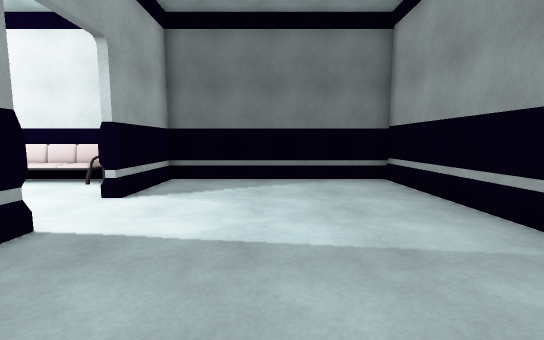
[1] (above)

23 first-person views from a walk through a 3-D level made in the Unity game engine. The camera is 1.4 m above the floor, tilts 6° down and sees 90° across. The floor is counted in squares, 1 m on a side. Each view is taken from the middle of a square. On the plan, view 1 faces up. The plan holds only what a view shows up to about 13 squares ahead; the rest is blank. The place goes on beyond the plan. Some animated figures are left out. Door leaves are left out, so doorways stand open. Some surface patterns are stand-ins.

[2]
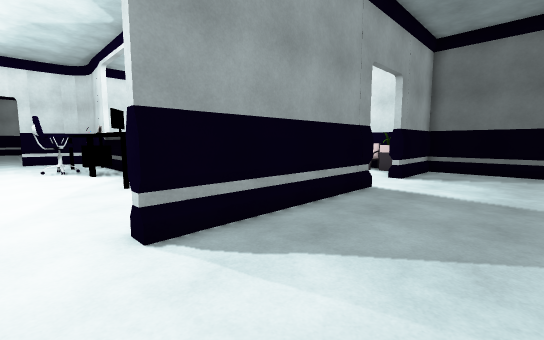

[3]
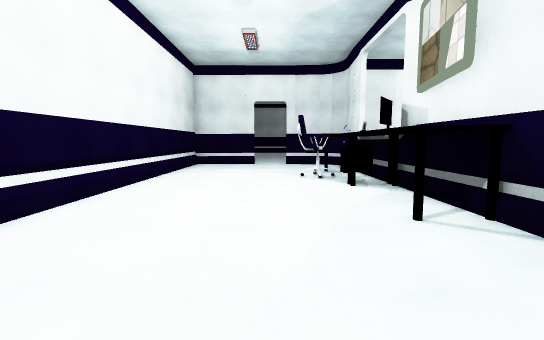

[4]
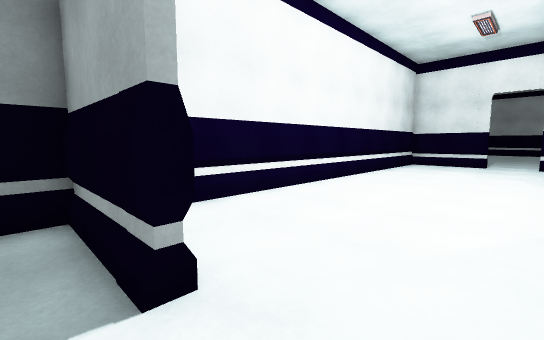

[5]
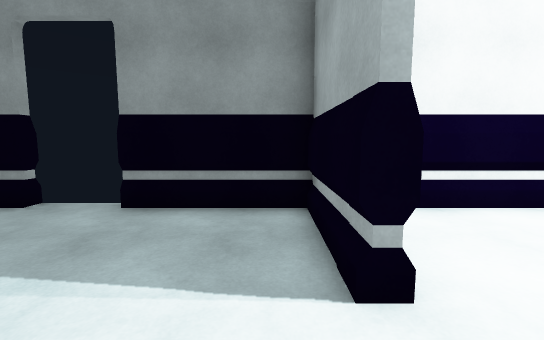

[6]
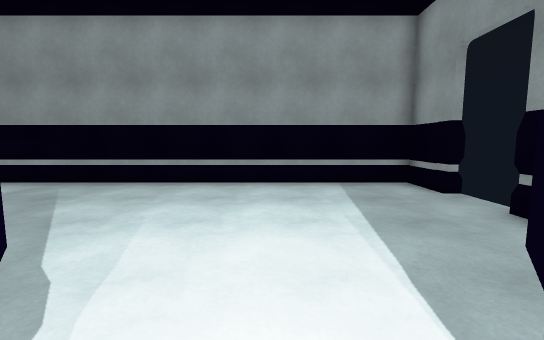

[7]
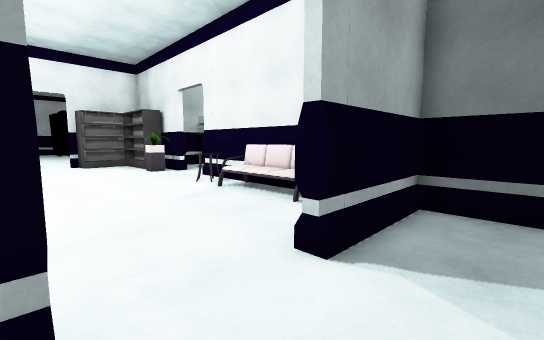

[8]
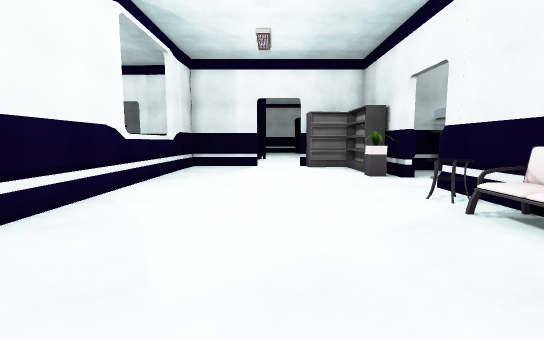

[9]
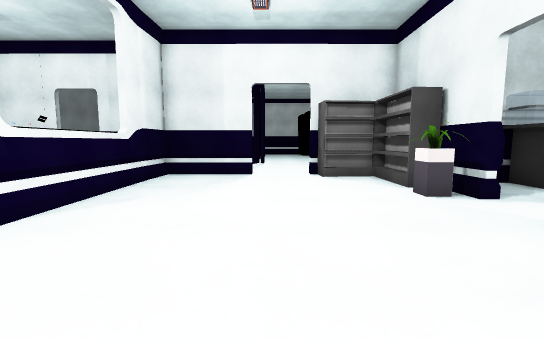

[10]
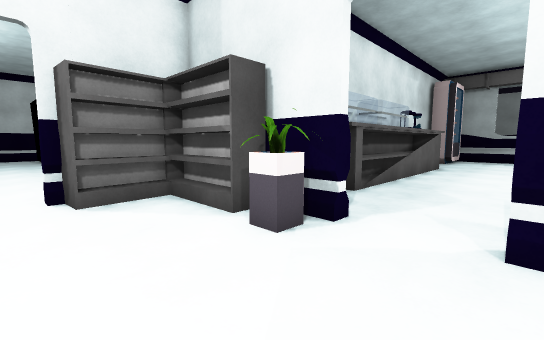

[11]
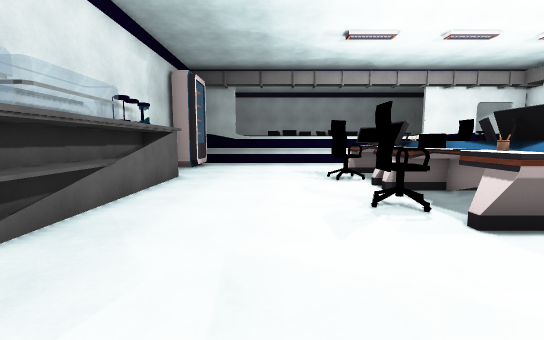

[12]
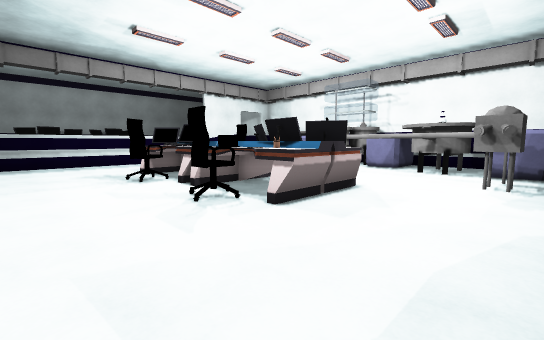

[13]
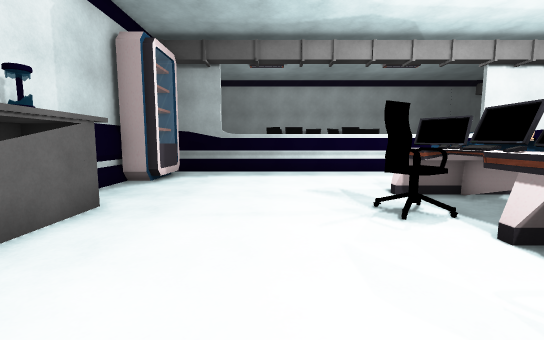

[14]
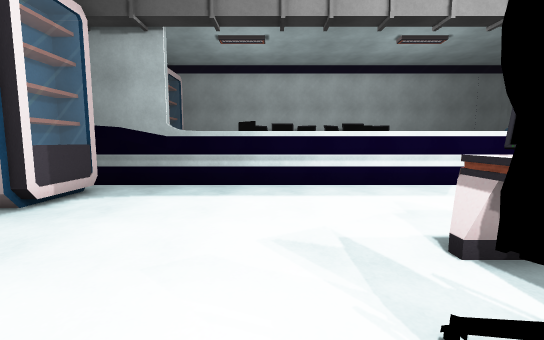

[15]
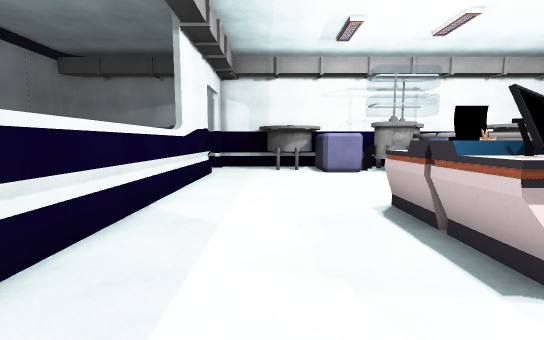

[16]
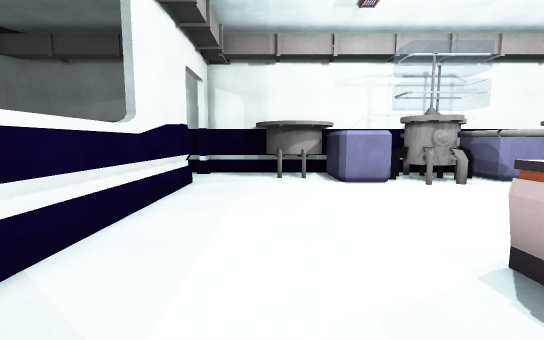

[17]
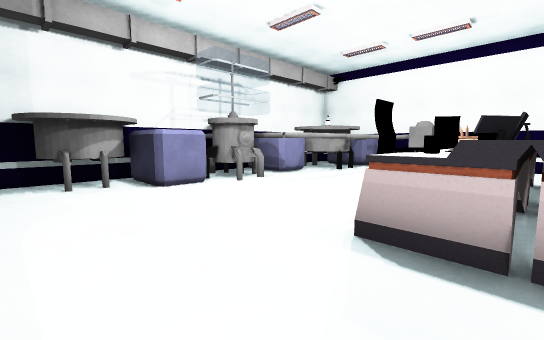

[18]
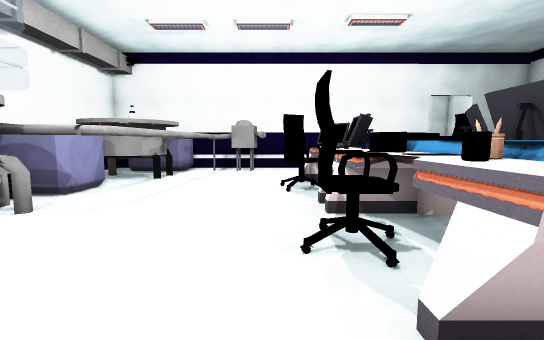

[19]
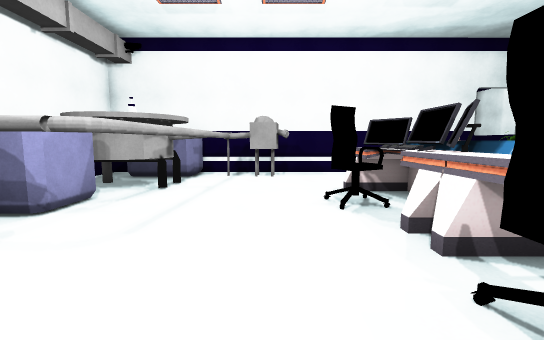

[20]
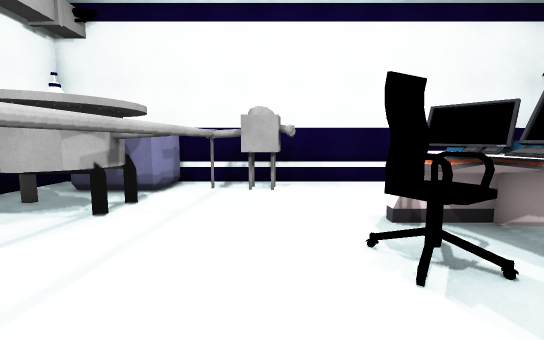

[21]
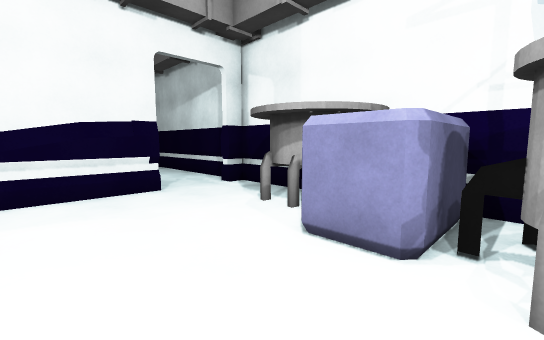

[22]
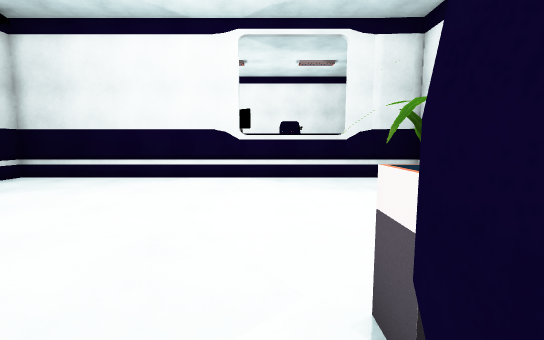

[23]
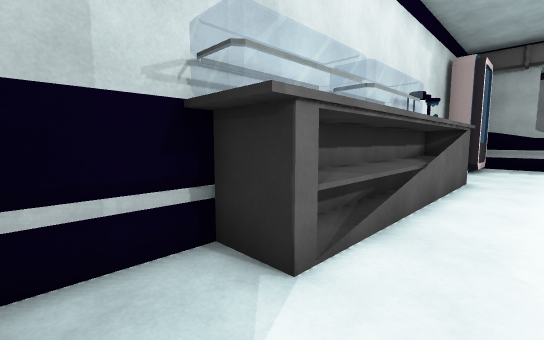

### Floor plan
Points are (right, up) in squares from view 1. A wall is a line through its corners. A room is listed if a view was taken in it or the views show most of it. See-through windows are left out.
Room 1 (views 1, 2, 3, 4, 5, 6, 7, 8, 9, 10)
walls: (-3.9, 4.3) (-3.9, -2.7) (-4.1, -2.7); (-4.2, -5.2) (-3.9, -5.2); (-8.5, 10.2) (-12.2, 10.2); (-19.5, 0.3) (-16.4, 0.3); (-14.5, 10.6) (-14.5, 10.2) (-16.4, 10.2)
low walls: (-8, 0.1) (-8.5, 0.1); (-8.6, 0.3) (-4.1, 0.3) (-4.1, 1.2); (-3.9, -5.2) (-3.9, -8.7) (0.3, -8.7); (-17, -8.7) (-6.1, -8.7); (2.3, -8.7) (4.3, -8.7) (4.3, 10.2) (-3.9, 10.2) (-3.9, 6.7) (-4.2, 6.7)
ways out: opening at (-13.5, 10) to room 2; gap at (1, -9)
objects: shelf (-19, 7) to (-19, 8); shelf (-19, 9) to (-17, 9); other object (-17, -1) to (-14, 0); chair (-16, -3) to (-14, -2); plant (-15, 9); other object (-13, 0); other object (-12, -1) to (-9, 0); table (-11, 9) to (-10, 9); sofa (-9, 9) to (-7, 10); other object (-6, 8); plant (-6, 9)
Room 2 (views 11, 12, 13, 14, 15, 16, 17, 18, 19, 20, 21, 22, 23)
walls: (-0.1, 19.4) (1.9, 19.4); (-15.7, 21.9) (-15.7, 13.1) (-17.4, 13.1) (-17.4, 10.9); (0.7, 19.7) (1.1, 20); (0.8, 19.7) (1.1, 20.1) (1, 20.2) (1, 20.5); (0.8, 20.9) (1.4, 20.9); (1, 20.3) (1.2, 20.7); (1, 20.3) (1.3, 20.9); (-16.9, 21.4) (-16.9, 15.1); (-3.3, 11.5) (-3.2, 12.5) (-1.2, 12.4); (-6.5, 10.4) (-3.1, 10.4); (-2.2, 12.1) (-1.3, 12.1) (-0.6, 19); (-2.1, 12.1) (-1.3, 12); (3, 25.5) (2.2, 25.7) (3.1, 25.9); (4.3, 20) (4.3, 28.8); (1.3, 28.8) (-16.7, 28.8)
low walls: (-17.4, 25.5) (-17.4, 24.2)
ways out: opening at (-13.5, 10) to room 1; open door at (2.5, 29)
objects: other object (-17, 26) to (-16, 28); chair (-10, 17) to (-9, 17); chair (-10, 21) to (-9, 22); other object (-8, 15); other object (-8, 16); other object (-8, 17); other object (-8, 18); desk (-8, 19) to (-7, 24); desk (-7, 15) to (-5, 19); other object (-6, 20) to (-6, 21); other object (-6, 22); other object (-6, 23); other object (-6, 23) to (-5, 24); chair (-5, 16) to (-4, 17); other object (-5, 20); chair (-5, 21) to (-5, 22); other object (1, 22) to (3, 24)

Where each view was taken, in squares from view 1:
view 1: 0 up, 0 right, facing up
view 2: 4 down, 0 right, facing up-left
view 3: 4 down, 4 left, facing left
view 4: 3 down, 3 left, facing down-left
view 5: 3 down, 3 left, facing down
view 6: 4 down, 5 left, facing right
view 7: 4 up, 2 left, facing up-left
view 8: 5 up, 4 left, facing left
view 9: 5 up, 8 left, facing left
view 10: 6 up, 12 left, facing up-left
view 11: 11 up, 12 left, facing up
view 12: 11 up, 13 left, facing up-right
view 13: 16 up, 12 left, facing up
view 14: 20 up, 11 left, facing up
view 15: 26 up, 11 left, facing right
view 16: 26 up, 8 left, facing right
view 17: 27 up, 7 left, facing down-right
view 18: 25 up, 4 left, facing down
view 19: 23 up, 3 left, facing down
view 20: 20 up, 3 left, facing down
view 21: 21 up, 2 left, facing up-right
view 22: 11 up, 14 left, facing down
view 23: 11 up, 14 left, facing up-left
